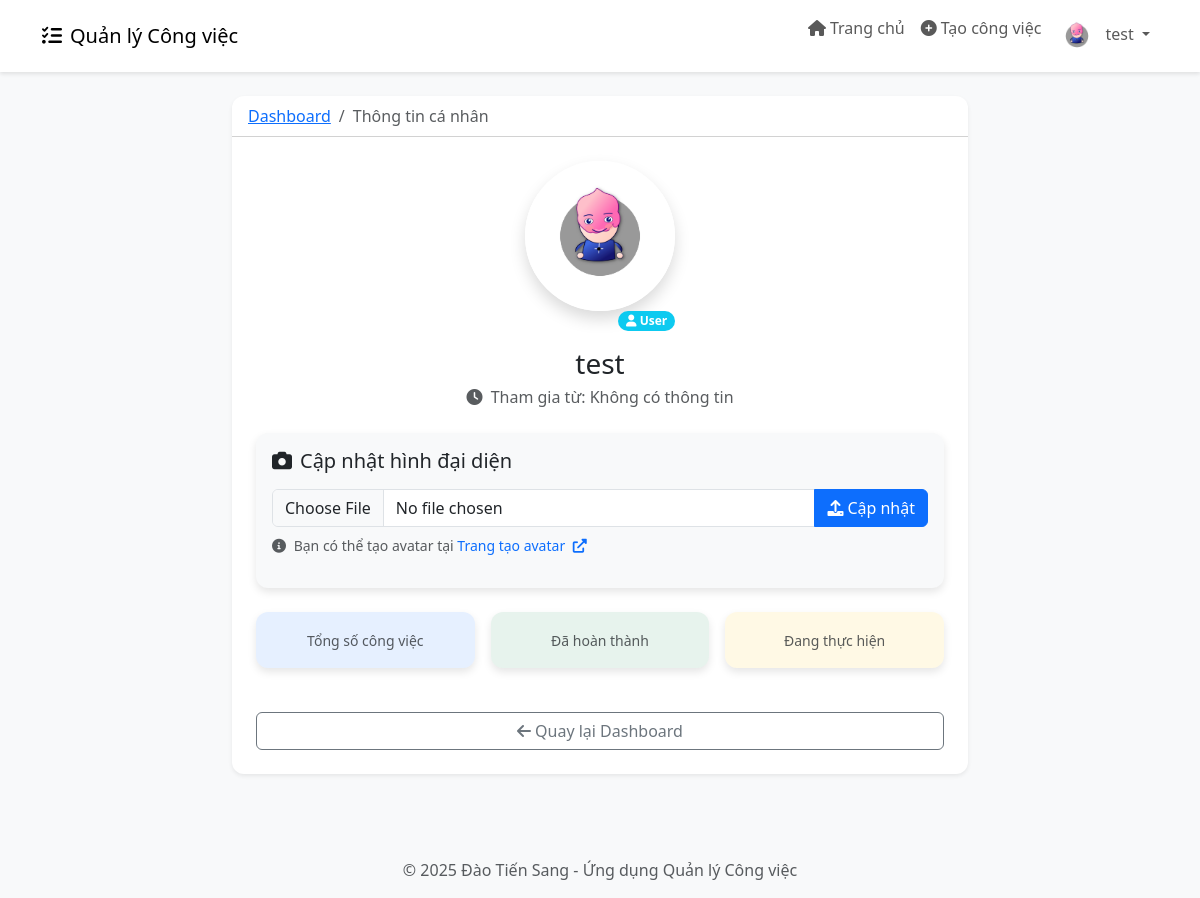
Page /profile (signed in) on the earlier database version.
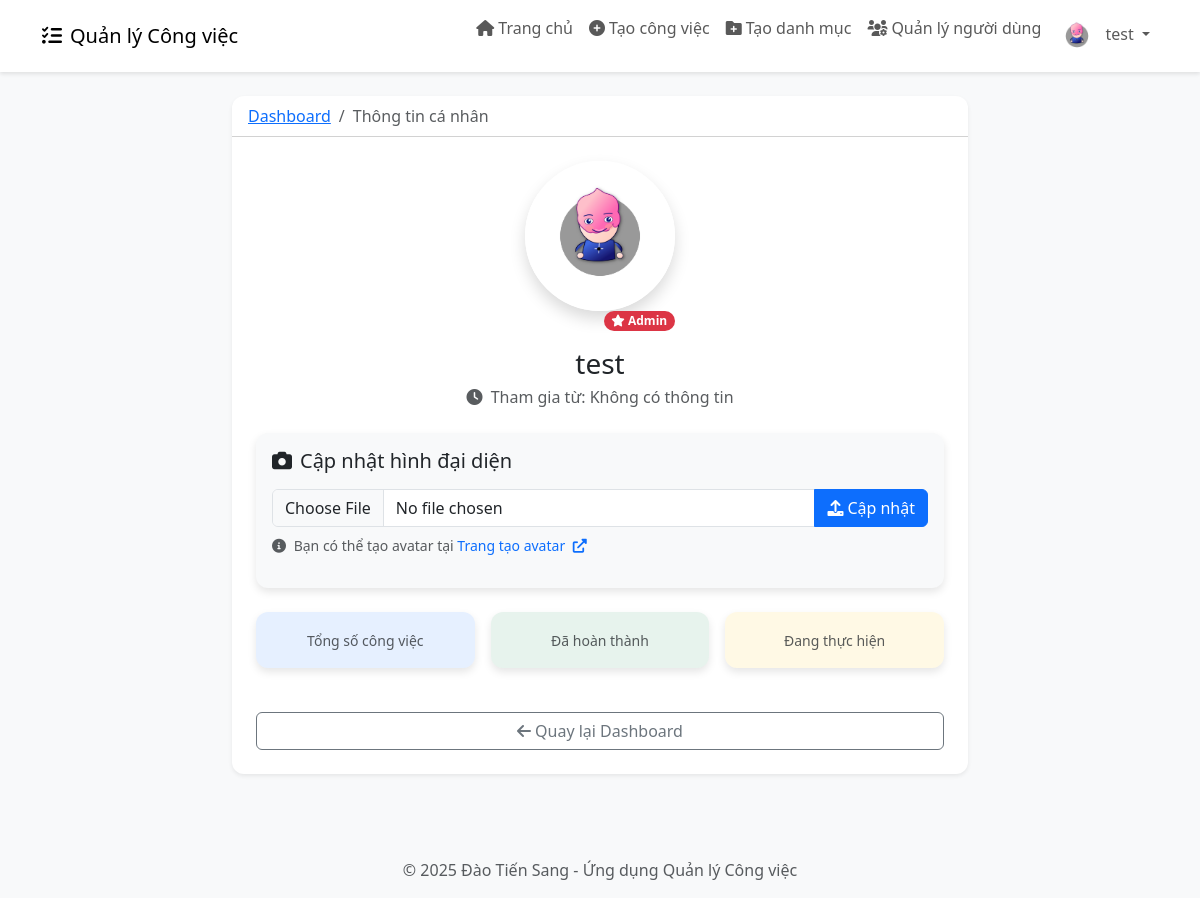
Same page on the later database version.
### app.py (the view, shortened to what this page needs)
@app.route('/profile', methods=['GET', 'POST'])
def profile():
    if 'user_id' not in session:
        return redirect(url_for('login'))
    user_id = session['user_id']
    user = User.query.get(user_id)
    return render_template('profile.html', user=user)

### templates/profile.html (shortened to what the changed rows need)
{% extends 'base.html' %}
{% block content %}
<div class="row justify-content-center">
    <div class="col-md-8">
        <div class="card shadow-sm">
            <div class="card-body p-4">
                <div class="text-center mb-4">
                    <div class="position-relative d-inline-block">
                        <img src="{{ url_for('static', filename='uploads/' + user.avatar) }}"
                             alt="Avatar"
                             class="rounded-circle profile-avatar shadow"
                             style="width: 150px; height: 150px; object-fit: cover;">
                        {% if user.is_admin %}
                            <span class="position-absolute bottom-0 end-0 badge rounded-pill bg-danger">
                                <i class="fas fa-star"></i> Admin
                            </span>
                        {% else %}
                            <span class="position-absolute bottom-0 end-0 badge rounded-pill bg-info">
                                <i class="fas fa-user"></i> User
                            </span>
                        {% endif %}
                    </div>
                </div>
            </div>
        </div>
    </div>
</div>
{% endblock %}

### templates/base.html (shortened to what this page needs)
<!DOCTYPE html>
<html lang="vi">
<head>
    <link href="https://cdn.jsdelivr.net/npm/bootstrap@5.3.0-alpha1/dist/css/bootstrap.min.css" rel="stylesheet">
    <link rel="stylesheet" href="https://cdnjs.cloudflare.com/ajax/libs/font-awesome/6.0.0/css/all.min.css">
</head>
<body>
    {% if 'user_id' in session %}
    <nav class="navbar navbar-expand-lg navbar-light bg-white mb-4">
        <div class="container">
            <a class="navbar-brand" href="{{ url_for('dashboard') }}">
                <i class="fas fa-tasks me-2"></i>Quản lý Công việc
            </a>
            <div class="collapse navbar-collapse" id="navbarNav">
                <ul class="navbar-nav ms-auto">
                    <li class="nav-item">
                        <a class="nav-link" href="{{ url_for('dashboard') }}">
                            <i class="fas fa-home me-1"></i>Trang chủ
                        </a>
                    </li>
                    <li class="nav-item">
                        <a class="nav-link" href="{{ url_for('new_task') }}">
                            <i class="fas fa-plus-circle me-1"></i>Tạo công việc
                        </a>
                    </li>
                    {% if session.get('is_admin') %}
                    <li class="nav-item">
                        <a class="nav-link" href="{{ url_for('new_category') }}">
                            <i class="fas fa-folder-plus me-1"></i>Tạo danh mục
                        </a>
                    </li>
                    <li class="nav-item">
                        <a class="nav-link" href="{{ url_for('admin_users') }}">
                            <i class="fas fa-users-cog me-1"></i>Quản lý người dùng
                        </a>
                    </li>
                    {% endif %}
                    <li class="nav-item dropdown">
                        <a class="nav-link dropdown-toggle" href="#" id="navbarDropdown" role="button" data-bs-toggle="dropdown" aria-expanded="false">
                            <img src="{{ url_for('static', filename='uploads/' + session.get('avatar', 'default-avatar.png')) }}" alt="Avatar" class="avatar-circle me-1">
                            {{ session.get('username') }}
                        </a>
                    </li>
                </ul>
            </div>
        </div>
    </nav>
    {% endif %}
    <div class="container mt-4">
        {% block content %}{% endblock %}
    </div>
    <footer class="bg-light py-3 mt-5">
        <div class="container text-center">
            <p class="text-muted mb-0">© 2025 Đào Tiến Sang - Ứng dụng Quản lý Công việc</p>
        </div>
    </footer>
</body>
</html>

Differences in the rows shown:
changed User "test": is_admin False → True (drawn)
Other differences:
text no longer shown: "User"
text now shown: "Tạo danh mục Quản lý người dùng Admin"
